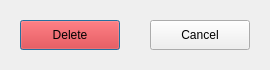
<?xml version="1.0" encoding="UTF-8"?>
<ui version="4.0">
 <class>ConfirmationDeleteDialog</class>
 <widget class="QDialog" name="ConfirmationDeleteDialog">
  <property name="geometry">
   <rect>
    <x>0</x>
    <y>0</y>
    <width>270</width>
    <height>70</height>
   </rect>
  </property>
  <property name="windowTitle">
   <string>Dialog</string>
  </property>
  <widget class="QPushButton" name="deleteButton">
   <property name="geometry">
    <rect>
     <x>20</x>
     <y>20</y>
     <width>100</width>
     <height>30</height>
    </rect>
   </property>
   <property name="styleSheet">
    <string notr="true">background-color: #ff0000; color: black</string>
   </property>
   <property name="text">
    <string>Delete</string>
   </property>
  </widget>
  <widget class="QPushButton" name="cancelButton">
   <property name="geometry">
    <rect>
     <x>150</x>
     <y>20</y>
     <width>100</width>
     <height>30</height>
    </rect>
   </property>
   <property name="text">
    <string>Cancel</string>
   </property>
  </widget>
 </widget>
 <resources/>
 <connections/>
</ui>
